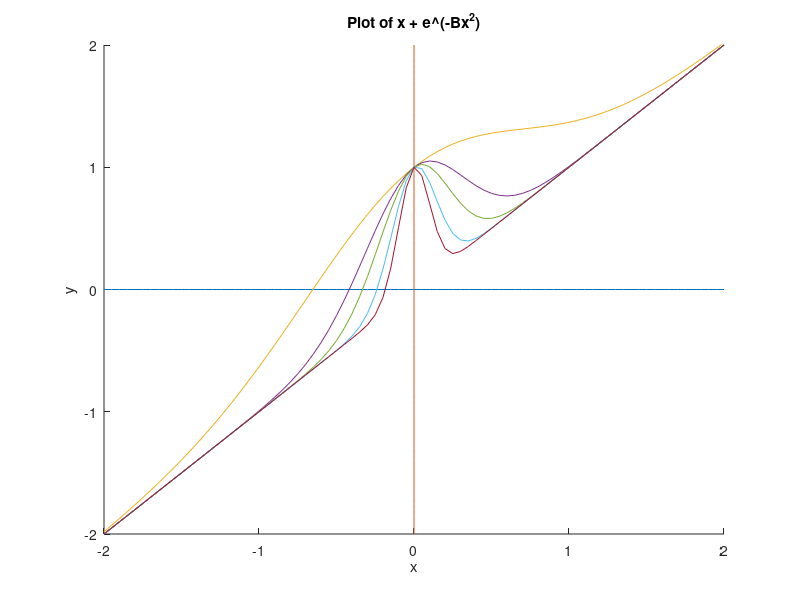

MATLAB code to generate this figure:
f = 'x + exp(1).^(-B.*x.^2)';
fprime = '1 - 2*B.*x.*exp(1).^(-B.*x.^2)';

clf
hold on
x = -2 : 0.05 : 2;
y = -2 : 0.05 : 2;
plot(x, zeros(size(x)), zeros(size(y)), y);
axis([-2, 2, -2, 2]);
title('Plot of x + e\^(-Bx^2)');
xlabel('x');
ylabel('y');

beta = [1, 5, 10, 25, 50];
for B = beta
    y = eval(f);
    plot(x, y);
end

maxiter = 20;

x = [-0.7, -0.5, -0.4, -0.3, -0.2];

iters = x;

B = beta;
for k = 1 : maxiter,
	xnew = x - eval(f) ./ eval(fprime);
	iters = [iters; xnew];
	test = abs(xnew - x) ./ (abs(xnew) + eps);
	if max(test) < 10 * eps,
		break;
	end;
	x = xnew;
end

format long
B
iters
format
